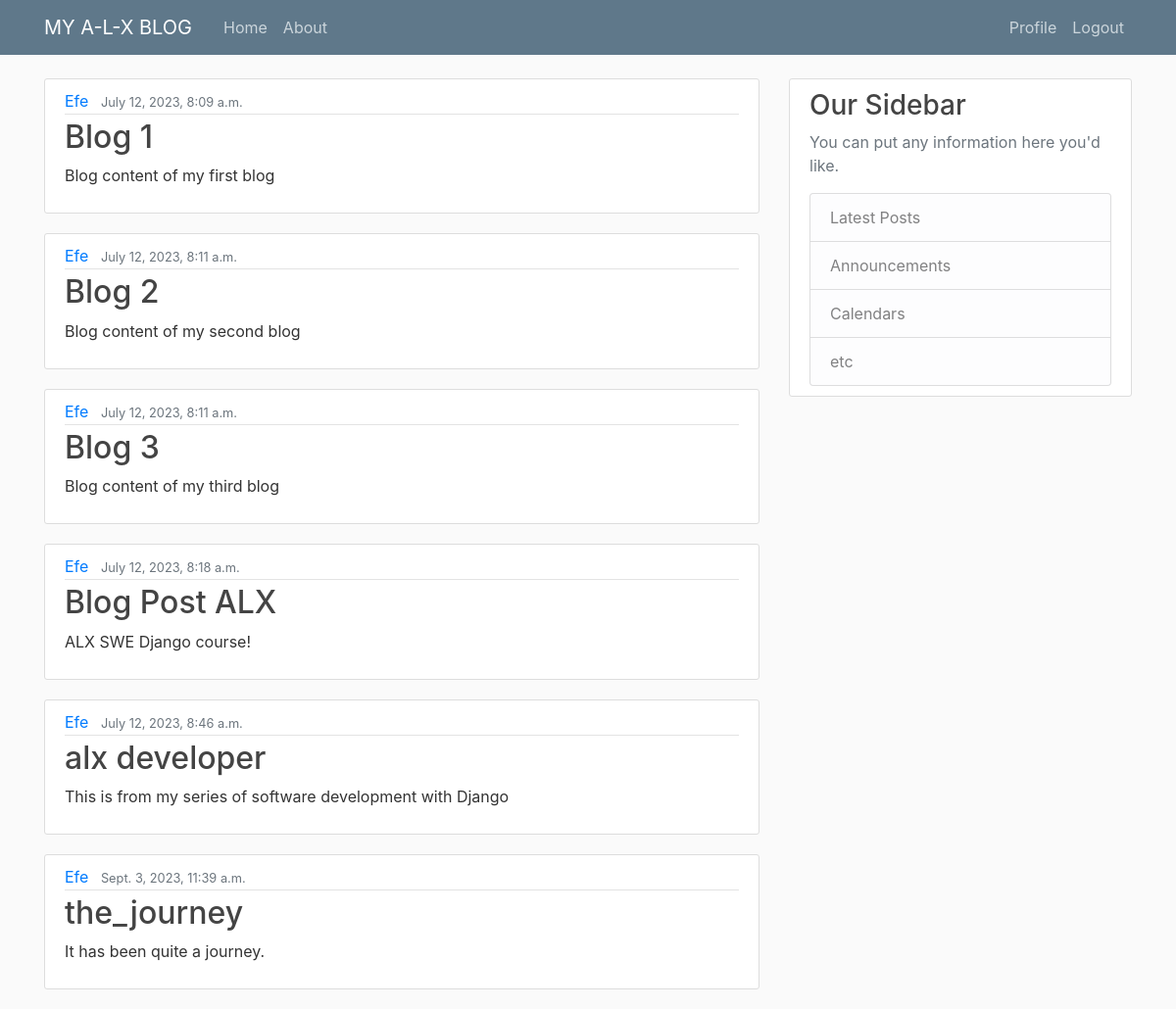
The app's page / (signed in) with its own data.
### blog/models.py (models this page shows, shortened)
class Post(models.Model):
    title = models.CharField(max_length=200)
    content = models.TextField()
    date_posted = models.DateTimeField(default=timezone.now)
    author = models.ForeignKey(User, on_delete=models.CASCADE)

### blog/views.py (the view)
# urls.py: path("", views.home, name="blog-home"),
def home(request):
    context = {
        "posts": Post.objects.all()
    }
    return render(request, 'blog/home.html', context)

### blog/templates/blog/home.html
{% extends "blog/base.html" %}
{% block content %}
    {% for post in posts %}
        <article class="media content-section">
            <div class="media-body">
                <div class="article-metadata">
                    <a class="mr-2" href="#">{{ post.author }}</a>
                    <small class="text-muted">{{ post.date_posted }}</small>
                </div>
                <h2><a class="article-title" href="#">{{ post.title }}</a></h2>
                <p class="article-content">{{ post.content }}</p>
            </div>
        </article>
    {% endfor %}
{% endblock content %}

### blog/static/blog/main.css (style rules this page uses)
body { background: #fafafa; color: #333333; margin-top: 5rem; }
h1, h2, h3, h4, h5, h6 { color: #444444; }
.content-section { background: #ffffff; padding: 10px 20px; border: 1px solid #dddddd; border-radius: 3px; margin-bottom: 20px; }
.article-title { color: #444444; }
.article-content { white-space: pre-line; }
.article-metadata { padding-bottom: 1px; margin-bottom: 4px; border-bottom: 1px solid #e3e3e3 }

### records on screen
Post: author "Efe", date_posted "July 12, 2023, 8:09 a.m.", title "Blog 1", content "Blog content of my first blog"
Post: author "Efe", date_posted "July 12, 2023, 8:11 a.m.", title "Blog 2", content "Blog content of my second blog"
Post: author "Efe", date_posted "July 12, 2023, 8:11 a.m.", title "Blog 3", content "Blog content of my third blog"
Post: author "Efe", date_posted "July 12, 2023, 8:18 a.m.", title "Blog Post ALX", content "ALX SWE Django course!"
Post: author "Efe", date_posted "July 12, 2023, 8:46 a.m.", title "alx developer", content "This is from my series of software development with Django"
Post: author "Efe", date_posted "Sept. 3, 2023, 11:39 a.m.", title "the_journey", content "It has been quite a journey."
